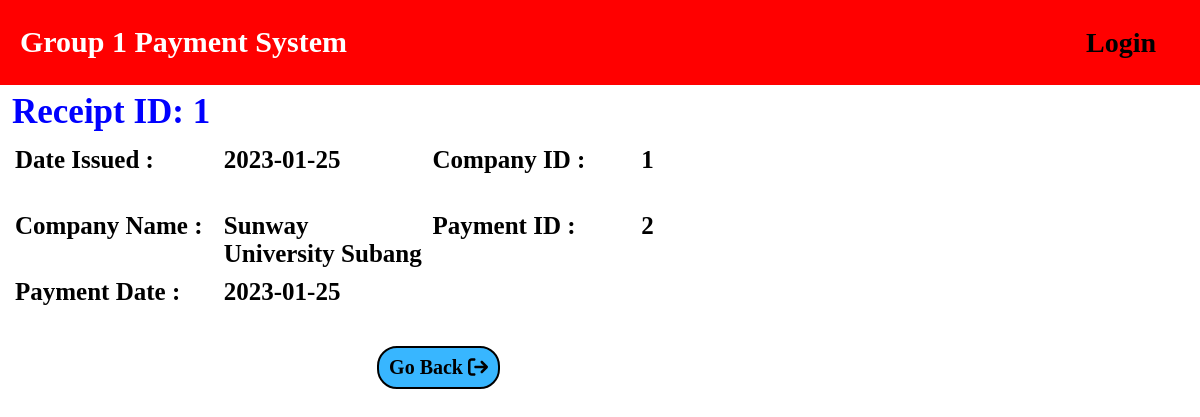
/accountant_receiptDetail.php?view&receiptID=1, run on the app's committed database.
### tables this page shows
CREATE TABLE `receipt` (
  `receiptID` int(10) NOT NULL,
  `issueDate` date DEFAULT NULL,
  `invoiceID` int(10) NOT NULL
);

CREATE TABLE `invoice` (
  `invoiceID` int(10) NOT NULL,
  `dueDate` date NOT NULL,
  `issueDate` date DEFAULT NULL,
  `totalPrice` double(10,2) DEFAULT NULL,
  `invoiceStatus` enum('Approved','Pending','Expired') DEFAULT NULL,
  `vendorID` int(10) NOT NULL,
  `vmanagerID` int(10) DEFAULT NULL,
  `paymentID` int(10) DEFAULT NULL,
  `payStatus` enum('Paid','Pending') NOT NULL,
  `companyID` int(10) NOT NULL,
  `companyName` varchar(100) DEFAULT NULL
);

CREATE TABLE `payment` (
  `paymentID` int(10) NOT NULL,
  `paymentStatus` enum('Pending','Paid') DEFAULT NULL,
  `paymentDate` date NOT NULL,
  `paymentType` enum('Cash','Card','Online') NOT NULL,
  `cfoID` int(10) NOT NULL,
  `companyID` int(10) NOT NULL,
  `invoiceID` int(10) DEFAULT NULL,
  `vmanagerID` int(10) DEFAULT NULL
);

### accountant_receiptDetail.php (the view, shortened to what this page needs)
<!DOCTYPE html>
<html lang="en">
<head>
<link rel="stylesheet" href="css/style.css">
</head>
<body>
	<header>
        <?php
		include "navigation.php";
		?>
    </header>
    <?php
    include 'connection.php';
    if(isset($_GET['view']))
    {
        $id = $_GET["receiptID"];
        $result = mysqli_query($connect, "SELECT * FROM receipt WHERE receiptID='$id'");
        $row = mysqli_fetch_assoc($result);
        $fromInvoice = mysqli_fetch_assoc(mysqli_query($connect, "SELECT * FROM invoice WHERE invoiceID = '{$row['invoiceID']}' "));
        $fromPayment =  mysqli_fetch_assoc(mysqli_query($connect, "SELECT * FROM payment WHERE invoiceID = '{$row['invoiceID']}' "));
    ?>
	<div>
	    <div><h2 style ="margin-top:80px;">Receipt ID: <?php echo $row["receiptID"]; ?></h1></div>
        <br><br>
        <div class="grid-container" style="">
            <div class="grid-item">
                <label for = "issueDate"> Date Issued : </label>
            </div>
            <div class="grid-item">
                <label><?php echo $row["issueDate"];?></label>
            </div>
            <div class="grid-item">
                <label for = "companyID"> Company ID : </label>
            </div>
            <div class="grid-item">
            <label><?php echo $fromInvoice["companyID"];?></label>
            </div>
            <div class="grid-item">
                <label for = "companyName"> Company Name : </label>
            </div>
            <div class="grid-item">
            <label><?php echo $fromInvoice["companyName"];?></label>
            </div>
            <div class="grid-item">
                <label for = "paymentID"> Payment ID : </label>
            </div>
            <div class="grid-item">
            <label><?php echo $fromPayment["paymentID"];?></label>
            </div>
            <div class="grid-item">
                <label for = "paymentDate"> Payment Date : </label>
            </div>
            <div class="grid-item">
            <label><?php echo $fromPayment["paymentDate"];?></label>
            </div>
        </div>
    </div>
        <button onclick="window.location.href='accountant_viewReceipt.php';" style ="background-color: #38b6ff; float:right;  margin-right:700px;" type="cancel" name= "cancel payment"> Go Back <i class="fa-solid fa-arrow-right-from-bracket"></i></button>
        <?php } ?>
</body>
</html>

### style.css (style rules this page uses)
:root { --blue:#ff0000; --black:#354046; --white:##ffffff; }
* { font-family: 'Roboto', sans-serif; margin:0;padding:0; box-sizing: border-box; border: none!important; outline: none !important; text-decoration: none!important; text-transform: capitalize; font-weight: 400; transition: all .2s linear; }
html { font-size: 62.5%; overflow-x: hidden; scroll-behavior: smooth!important; }
body { overflow-x: hidden; }
header { width:100%; position: fixed; top:0; left:0; padding:2rem 1rem; z-index:1000; background-color: #ff0000; opacity: 100%; }

### accountant_receiptDetail.php (style rules this page uses)
h2 { margin-top:30px; font-size:35px; font-family:Agency FB; font-weight:bold; color:blue; padding:1% }
.grid-container { margin-top:-20px; display: grid; grid-template-columns: repeat(4, 1fr); grid-template-rows: repeat(2, 1fr); grid-gap: 10px; padding-left: 15px; font-size:20px; width:70%; }
.grid-item > label { font-weight:bold; font-family: Agency FB; font-size:25px; }
button { font-family: Agency FB; border: 2px solid black!important; border-width: 5px; outline-color: black; padding: 8px 10px; text-align: center; text-decoration: none; display: inline-block; margin: 40px 20px; cursor: pointer; font-weight: bold; border-radius:20px; font-size:20px; background:#90EE90; }

### data on the page
receipt: receiptID "1", issueDate "2023-01-25"
invoice: companyID "1", companyName "Sunway University Subang"
payment: paymentID "2", paymentDate "2023-01-25"
